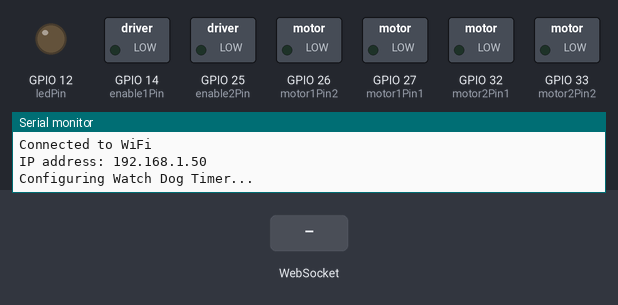
This sketch was run on a simulated ESP32. Shown: switched loads named in the sketch (green lamp = pin HIGH), output pins drawn as LEDs (lit = HIGH), the last lines printed to the serial monitor. The test bench sets the inputs (shaded band). WiFi joins after 1.5 s; servers stay silent unless stated.

Above: at 3.2 s.
3.3 s: WebSocket text "headlight" received
At 4.1 s:
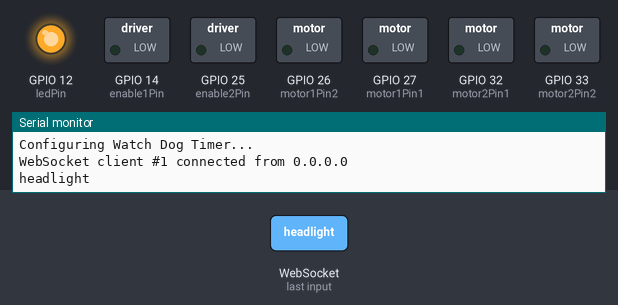
4.8 s: WebSocket text "direction:" received
6.3 s: WebSocket text "forward" received
Timing chart, 0 to 9.3 s (numbered marks = the images above; inputs shaded):
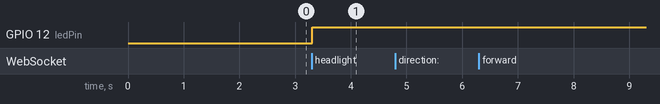

The sketch:

RC_Car_Server_With_Headlight_v2.ino
```cpp
#include <WiFi.h>
#include <AsyncTCP.h>
#include <ESPAsyncWebServer.h>

const char *ssid = "ssid";
const char *password = "password";

int motor1Pin1 = 27;
int motor1Pin2 = 26;
int enable1Pin = 14;

int motor2Pin1 = 32;
int motor2Pin2 = 33;
int enable2Pin = 25;

int motor1Speed = 0;
int motor2Speed = 0;

const int ledPin = 12; // Change this to the pin where your LED is connected
// Variable to track the LED state
bool ledState = LOW;

AsyncWebServer server(80);
AsyncWebSocket ws("/remote");

unsigned long lastMessageTime = 0;
const unsigned long messageTimeout = 500; // 2 seconds

void stopMotors() {
  motor1Speed = 0;
  motor2Speed = 0;
  digitalWrite(motor1Pin1, LOW);
  digitalWrite(motor1Pin2, LOW);
  digitalWrite(motor2Pin1, LOW);
  digitalWrite(motor2Pin2, LOW);
  analogWrite(enable1Pin, motor1Speed);
  analogWrite(enable2Pin, motor2Speed);
}

void notifyClients() {
  ws.textAll(String("Notification"));
}


//Switch ON or OFF LED
void toggleLED() {
  ledState = !ledState; // Toggle the state (LOW to HIGH or HIGH to LOW)
  digitalWrite(ledPin, ledState); // Set the LED to the new state
}
// Function to blip the LED
void blipLED(int duration) {
  digitalWrite(ledPin, HIGH); // Turn on the LED
  delay(duration); // Wait for the specified duration in milliseconds
  digitalWrite(ledPin, LOW); // Turn off the LED
  delay(duration); // Wait for the same duration again
}


void handleWebSocketMessage(void *arg, uint8_t *data, size_t len) {
    lastMessageTime = millis(); // Reset the timeout timer
    AwsFrameInfo *info = (AwsFrameInfo *)arg;
    if (info->final && info->index == 0 && info->len == len && info->opcode == WS_TEXT) {
        data[len] = 0;
        const char *message = (char *)data;
        Serial.println(message);
        if (strncmp(message, "direction:", 10) == 0) {
            // Parse the direction and speed values
            char direction[10];
            int speed1, speed2;
            if (sscanf(message + 10, "%9[^,],speed:%d,%d", direction, &speed1, &speed2) == 3) {
                motor1Speed = speed1;
                motor2Speed = speed2;

                if (strcmp(direction, "forward") == 0) {
                    // Handle forward direction
                    digitalWrite(motor1Pin1, LOW);
                    digitalWrite(motor1Pin2, HIGH);
                    digitalWrite(motor2Pin1, HIGH);
                    digitalWrite(motor2Pin2, LOW);
                } else if (strcmp(direction, "backward") == 0) {
                    // Handle backward direction
                    digitalWrite(motor1Pin1, HIGH);
                    digitalWrite(motor1Pin2, LOW);
                    digitalWrite(motor2Pin1, LOW);
                    digitalWrite(motor2Pin2, HIGH);

                } else if (strcmp(direction, "left") == 0) {
                    // Handle left direction
                    digitalWrite(motor1Pin1, HIGH);
                    digitalWrite(motor1Pin2, LOW);
                    digitalWrite(motor2Pin1, HIGH);
                    digitalWrite(motor2Pin2, LOW);
                } else if (strcmp(direction, "right") == 0) {
                    // Handle right direction
                    digitalWrite(motor1Pin1, LOW);
                    digitalWrite(motor1Pin2, HIGH);
                    digitalWrite(motor2Pin1, LOW);
                    digitalWrite(motor2Pin2, HIGH);
                } else {
                    // Default to stop
                    stopMotors();
                }

                notifyClients();
            }
        } else if (strcmp(message, "stop") == 0) {
            stopMotors();
            notifyClients();
        } else if (strcmp(message, "ping") == 0) {
            ws.textAll("pong");
        } else if (strcmp(message, "headlight") == 0) {
            toggleLED();
        } else if (strcmp(message, "dipper") == 0) {
            blipLED(50);
        }

        analogWrite(enable1Pin, motor1Speed);
        analogWrite(enable2Pin, motor2Speed);
    }
}


void onEvent(AsyncWebSocket *server, AsyncWebSocketClient *client, AwsEventType type,
             void *arg, uint8_t *data, size_t len) {
  switch (type) {
    case WS_EVT_CONNECT:
      Serial.printf("WebSocket client #%u connected from %s\n", client->id(), client->remoteIP().toString().c_str());
      break;
    case WS_EVT_DISCONNECT:
      Serial.printf("WebSocket client #%u disconnected\n", client->id());
      break;
    case WS_EVT_DATA:
      handleWebSocketMessage(arg, data, len);
      break;
    case WS_EVT_PONG:
    case WS_EVT_ERROR:
      break;
  }
}

void initWebSocket() {
  ws.onEvent(onEvent);
  server.addHandler(&ws);
}


void setup() {
  Serial.begin(115200);

  pinMode(ledPin, OUTPUT);
  digitalWrite(ledPin, LOW);

  pinMode(motor1Pin1, OUTPUT);
  pinMode(motor1Pin2, OUTPUT);
  pinMode(enable1Pin, OUTPUT);

  pinMode(motor2Pin1, OUTPUT);
  pinMode(motor2Pin2, OUTPUT);
  pinMode(enable2Pin, OUTPUT);

  stopMotors(); // Initialize motors to a stopped state

  WiFi.begin(ssid, password);

  while (WiFi.status() != WL_CONNECTED) {
    delay(1000);
    Serial.println("Connecting to WiFi...");
  }

  Serial.println("Connected to WiFi");
  Serial.print("IP address: ");
  Serial.println(WiFi.localIP());

  initWebSocket();

  server.begin();

  Serial.println("Configuring Watch Dog Timer...");
}

void loop() {
  ws.cleanupClients();

  // Check if the timeout has been reached and stop motors if needed
  if (millis() - lastMessageTime >= messageTimeout) {
    stopMotors();
  }
}
```

Measured:
- after the input at 3.3 s, GPIO 12 (ledPin): LOW → HIGH at once
